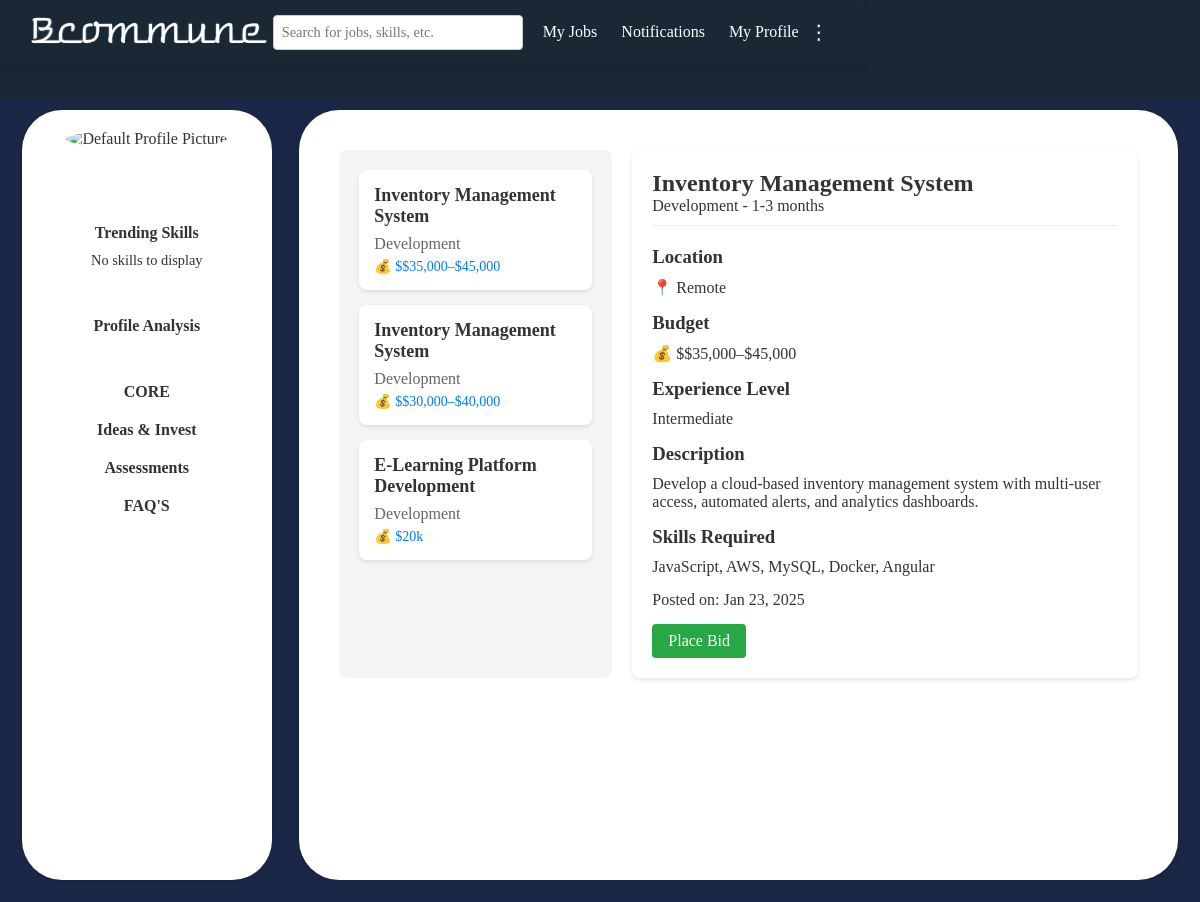
/individual/dashboard/all_freelance_projects/, run on the app's committed database.
### users/models.py (models this page shows, shortened)
class FreelanceProject(models.Model):
    CATEGORY_CHOICES = [
        ('Development', 'Development'),
        ('Design', 'Design'),
        ('Marketing', 'Marketing'),
        ('Writing', 'Writing'),
        ('Data Entry', 'Data Entry'),
        ('Other', 'Other'),
    ]
    EXPERIENCE_LEVEL_CHOICES = [
        ('Beginner', 'Beginner'),
        ('Intermediate', 'Intermediate'),
        ('Expert', 'Expert'),
    ]
    PAYMENT_TERMS_CHOICES = [
        ('Milestone-based', 'Milestone-based'),
        ('Hourly', 'Hourly'),
        ('Fixed-price', 'Fixed-price'),
    ]
    DURATION_CHOICES = [
        ('Less than 1 month', 'Less than 1 month'),
        ('1-3 months', '1-3 months'),
    ]
    title = models.CharField(max_length=200)
    category = models.CharField(max_length=50, choices=CATEGORY_CHOICES)
    description = models.TextField()
    skills_required = models.TextField()  # Store as comma-separated values
    duration = models.CharField(max_length=50, choices=DURATION_CHOICES)
    budget = models.CharField(max_length=50)
    payment_terms = models.CharField(max_length=50, choices=PAYMENT_TERMS_CHOICES)
    experience_level = models.CharField(max_length=50, choices=EXPERIENCE_LEVEL_CHOICES)
    location_preference = models.CharField(max_length=200, blank=True, null=True)
    language_requirements = models.CharField(max_length=200, blank=True, null=True)
    attachments = models.FileField(upload_to='attachments/', blank=True, null=True)
    company_name = models.CharField(max_length=200)
    company_description = models.TextField()
    point_of_contact_name = models.CharField(max_length=100)
    point_of_contact_email = models.EmailField()
    point_of_contact_phone = models.CharField(max_length=15)
    user = models.ForeignKey(settings.AUTH_USER_MODEL, on_delete=models.CASCADE)
    created_at = models.DateTimeField(auto_now_add=True)

### users/views.py (the view)
# urls.py: path('individual/dashboard/all_freelance_projects/', views.all_freelance_projects, name='all_freelance_projects'),
def all_freelance_projects(request):
    freelance_projects = FreelanceProject.objects.all().order_by('-created_at')
    return render(request, 'all_freelance_projects.html', {'freelance_projects': freelance_projects})

### users/templates/all_freelance_projects.html (shortened to what this page needs)
{% load static %}
<!DOCTYPE html>
<html lang="en">
<head>
    <link rel="stylesheet" href="{% static 'css/common.css' %}">
</head>
<body>
    {% include 'header1.html' %}
    <div class="main-container">
        {% include 'sidebar.html' %}
        <div class="content">
            <div class="container">
                <div class="left-container">
                    {% for project in freelance_projects %}
                        <div class="project-card" onclick="showProjectDetails('{{ project.id }}')">
                            <div class="project-title">{{ project.title }}</div>
                            <div class="project-type">{{ project.category }}</div>
                            <div class="project-budget">💰 ${{ project.budget }}</div>
                        </div>
                    {% endfor %}
                </div>
                <div class="right-container">
                    {% for project in freelance_projects %}
                        <div id="project-details-{{ project.id }}" class="project-details">
                            <div class="detail-header">
                                <h2>{{ project.title }}</h2>
                                <p>{{ project.category }} - {{ project.duration }}</p>
                            </div>
                            <div class="detail-section">
                                <h3>Location</h3>
                                <p>📍 {{ project.location_preference|default:"Remote" }}</p>
                            </div>
                            <div class="detail-section">
                                <h3>Budget</h3>
                                <p>💰 ${{ project.budget }}</p>
                            </div>
                            <div class="detail-section">
                                <h3>Experience Level</h3>
                                <p>{{ project.experience_level }}</p>
                            </div>
                            <div class="detail-section">
                                <h3>Description</h3>
                                <p>{{ project.description }}</p>
                            </div>
                            <div class="detail-section">
                                <h3>Skills Required</h3>
                                <p>{{ project.skills_required }}</p>
                            </div>
                            <div class="detail-section">
                                <p>Posted on: {{ project.created_at|date:"M d, Y" }}</p>
                            </div>
                            <a href="{% url 'place_freelance_bid' project.id %}" class="place-bid-btn">Place Bid</a>
                        </div>
                    {% endfor %}
                </div>
            </div>
        </div>
    </div>
</body>
</html>

### static/css/common.css (style rules this page uses)
* { margin: 0; padding: 0; box-sizing: border-box; font-family:Cambria, Cochin, Georgia, Times, 'Times New Roman', serif; }
body { background-color: #1a2734; color: #333; font-family: Arial, sans-serif; min-height: 100vh; display: flex; flex-direction: column; margin: 0; }
.main-container { display: flex; flex-wrap: wrap; justify-content: space-between; padding: 10px; background-color: #1a2746; margin-top: 100px; gap: 20px; }
.content { flex: 1; padding: 20px; background-color: white; border-radius: 40px; box-shadow: 0 2px 10px rgba(0, 0, 0, 0.1); margin-bottom: 1%; margin-right: 1%; }

### users/templates/all_freelance_projects.html (style rules this page uses)
.container { display: flex; margin: 20px; gap: 20px; }
.left-container { flex: 1; padding: 20px; background-color: #f5f5f5; border-radius: 8px; max-height: 80vh; overflow-y: auto; }
.right-container { flex: 2; padding: 20px; background-color: #fff; border-radius: 8px; box-shadow: 0 2px 4px rgba(0, 0, 0, 0.1); }
.project-card { background: white; padding: 15px; margin-bottom: 15px; border-radius: 8px; box-shadow: 0 2px 4px rgba(0, 0, 0, 0.1); cursor: pointer; transition: transform 0.2s; }
.project-title { font-size: 18px; font-weight: bold; margin-bottom: 8px; }
.project-type { color: #666; margin-bottom: 5px; }
.project-budget { color: #007bff; font-size: 14px; }
.project-details { display: none; }
.project-details.active { display: block; }
.detail-header { margin-bottom: 20px; padding-bottom: 10px; border-bottom: 1px solid #eee; }
.detail-section { margin-bottom: 15px; }
.detail-section h3 { color: #333; margin-bottom: 10px; }
.place-bid-btn { background-color: #28a745; color: white; padding: 8px 16px; border: none; border-radius: 4px; cursor: pointer; display: inline-block; text-decoration: none; }

### data on the page
FreelanceProject: title "Inventory Management System", category "Development", budget "$35,000–$45,000", duration "1-3 months", location_preference "Remote", experience_level "Intermediate", description "Develop a cloud-based inventory management system with multi-user access, automated alerts, and analytics dashboards.", skills_required "JavaScript, AWS, MySQL, Docker, Angular", created_at "Jan 23, 2025"
FreelanceProject: title "Inventory Management System", category "Development", budget "$30,000–$40,000"
FreelanceProject: title "E-Learning Platform Development", category "Development", budget "20k"
